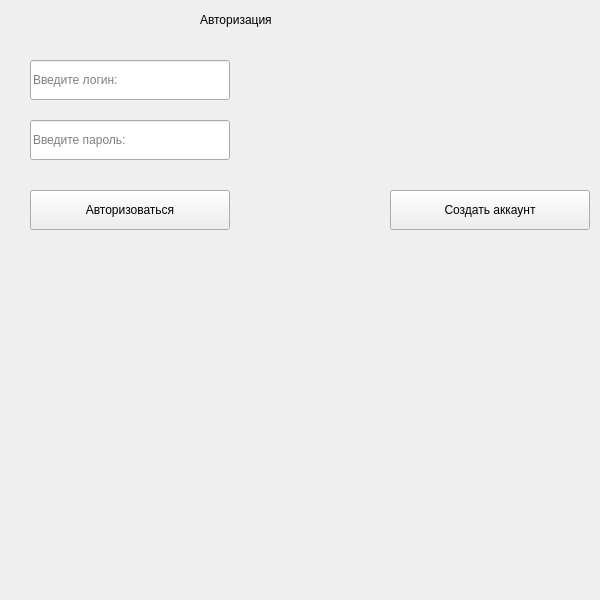
<?xml version="1.0" encoding="UTF-8"?>
<ui version="4.0">
 <class>Form</class>
 <widget class="QWidget" name="Form">
  <property name="geometry">
   <rect>
    <x>0</x>
    <y>0</y>
    <width>600</width>
    <height>600</height>
   </rect>
  </property>
  <property name="windowTitle">
   <string>Form</string>
  </property>
  <widget class="QLabel" name="label">
   <property name="geometry">
    <rect>
     <x>200</x>
     <y>10</y>
     <width>171</width>
     <height>20</height>
    </rect>
   </property>
   <property name="text">
    <string>Авторизация</string>
   </property>
  </widget>
  <widget class="QLineEdit" name="login">
   <property name="geometry">
    <rect>
     <x>30</x>
     <y>60</y>
     <width>200</width>
     <height>40</height>
    </rect>
   </property>
   <property name="placeholderText">
    <string>Введите логин:</string>
   </property>
  </widget>
  <widget class="QLineEdit" name="password">
   <property name="geometry">
    <rect>
     <x>30</x>
     <y>120</y>
     <width>200</width>
     <height>40</height>
    </rect>
   </property>
   <property name="placeholderText">
    <string>Введите пароль:</string>
   </property>
  </widget>
  <widget class="QPushButton" name="btn_login">
   <property name="geometry">
    <rect>
     <x>30</x>
     <y>190</y>
     <width>200</width>
     <height>40</height>
    </rect>
   </property>
   <property name="text">
    <string>Авторизоваться</string>
   </property>
  </widget>
  <widget class="QPushButton" name="btn_create_account">
   <property name="geometry">
    <rect>
     <x>390</x>
     <y>190</y>
     <width>200</width>
     <height>40</height>
    </rect>
   </property>
   <property name="text">
    <string>Создать аккаунт</string>
   </property>
  </widget>
  <widget class="QLabel" name="error">
   <property name="geometry">
    <rect>
     <x>30</x>
     <y>290</y>
     <width>300</width>
     <height>40</height>
    </rect>
   </property>
   <property name="text">
    <string/>
   </property>
  </widget>
 </widget>
 <resources/>
 <connections/>
</ui>
